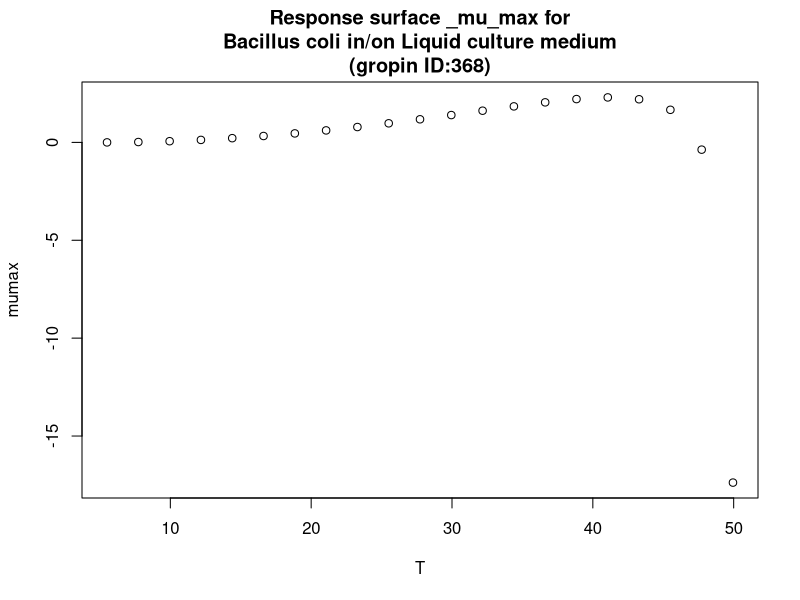

Write R code to recreate this figure.
#############################
# start of Parameter script
#############################
T <- seq(5.5055,49.95004995005,length.out=21)
#############################
# end of Parameter script
#############################
############################# 
# start of Model script Gropin ID 368 
#############################
 
# constant coefficients for this model
 
variables <- data.frame(T)
argumentsPar <- unique.data.frame(expand.grid(variables))
 
# heart of the model
response_surface <- function(T) {
   mumax <-(2.3*(T-47.5)*((T-4.9)^2))/((41.3-4.9)*((41.3-4.9)*(T-41.3)-(41.3-47.5)*(41.3+4.9-2*T)))

	return(mumax=mumax)
} 

# output parameters
responseSurface <- cbind(argumentsPar,response_surface(argumentsPar['T']))
colnames(responseSurface) <- c(colnames(argumentsPar),'mumax')
#############################
# End of Model script
#############################
############################# 
# start of Visualisation script Gropin ID 368 
#############################
titleText <-'Response surface _mu_max for
Bacillus coli in/on Liquid culture medium
(gropin ID:368)'
plot(T,responseSurface$'mumax',xlab='T',
                          ylab='mumax',main=titleText)
#############################
# End of Visualisation script
#############################
